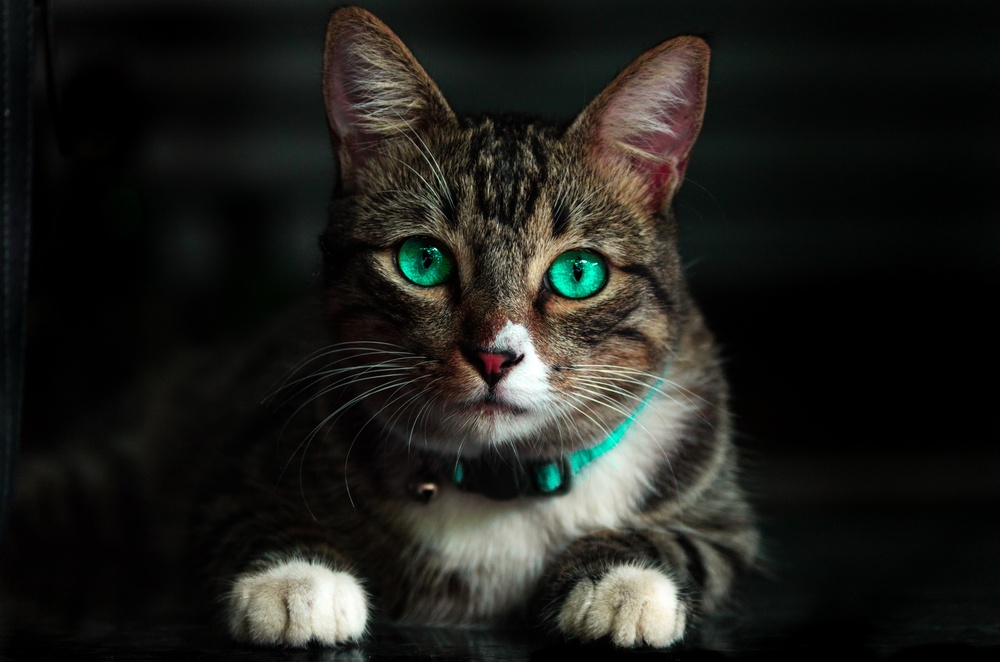
#> input picture Photos/1.jpg, 1000 x 662 px, shrunk from 4928 x 3264 before the run
$ python thresh.py
#> lines starting #> are read from the running program, lines starting #| are printed output that depends on the picture; after the words box and inside, x2 and y2 are one past the last pixel; in counts of white or black regions, pixels touching at a corner belong together
import cv2 as cv

img = cv.imread('Photos/1.jpg')
#> img is the input picture: shape (662, 1000, 3); mean B, G, R 27.9, 31.9, 31.8
cv.imshow('Image', img)

gray = cv.cvtColor(img, cv.COLOR_BGR2GRAY)
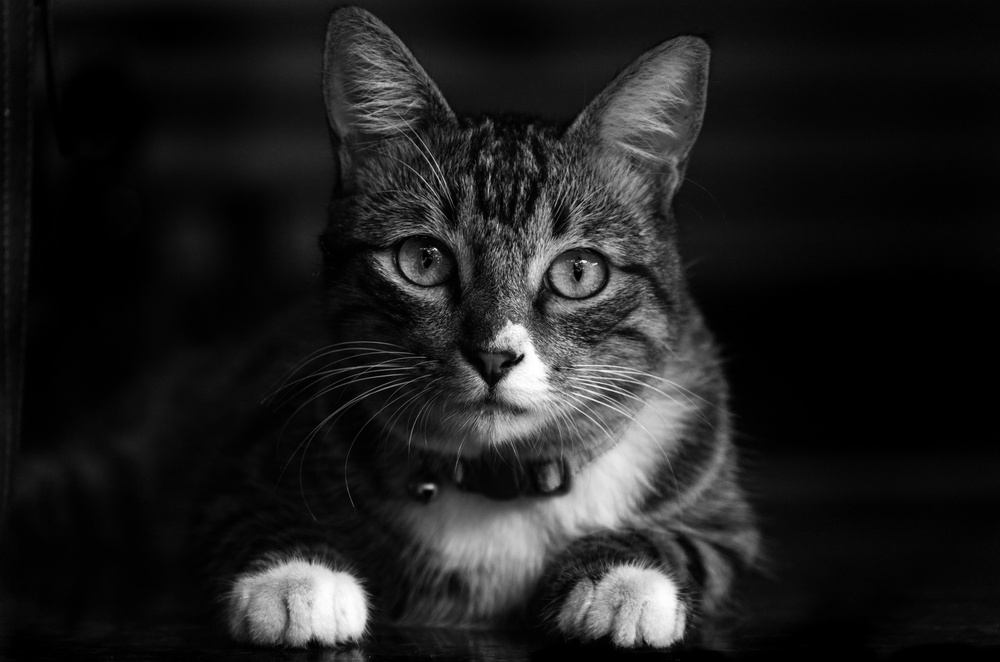
#> gray: shape (662, 1000); min 0, max 255, mean 31.5
cv.imshow('Gray', gray)

# Simple Thresholding
threshold, thresh = cv.threshold(gray, 150, 255, cv.THRESH_BINARY)
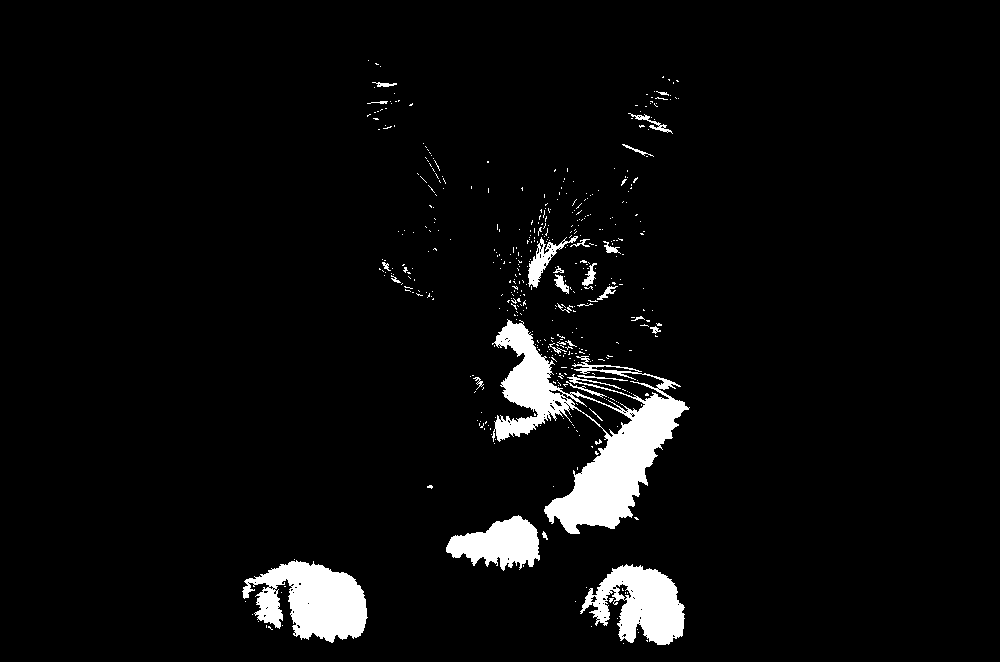
#> thresh: shape (662, 1000); 4.8% white; 464 white regions (434 under 20 px), largest, box (x1, y1, x2, y2) and area: (492, 319, 690, 534) 13517, (242, 560, 368, 643) 6392, (580, 564, 685, 645) 4952
# thresh is the thresholded image of the binarized images
# threshold is the same value that you pass is returned
cv.imshow('Thresholding', thresh)

threshold, thresh_inv = cv.threshold(gray, 150, 255, cv.THRESH_BINARY_INV)
cv.imshow('Thresholding Inverse', thresh_inv)

# Adaptive Thresholding
adaptive_thresh = cv.adaptiveThreshold(
    gray, 255, cv.ADAPTIVE_THRESH_MEAN_C, cv.THRESH_BINARY, 11, 2)
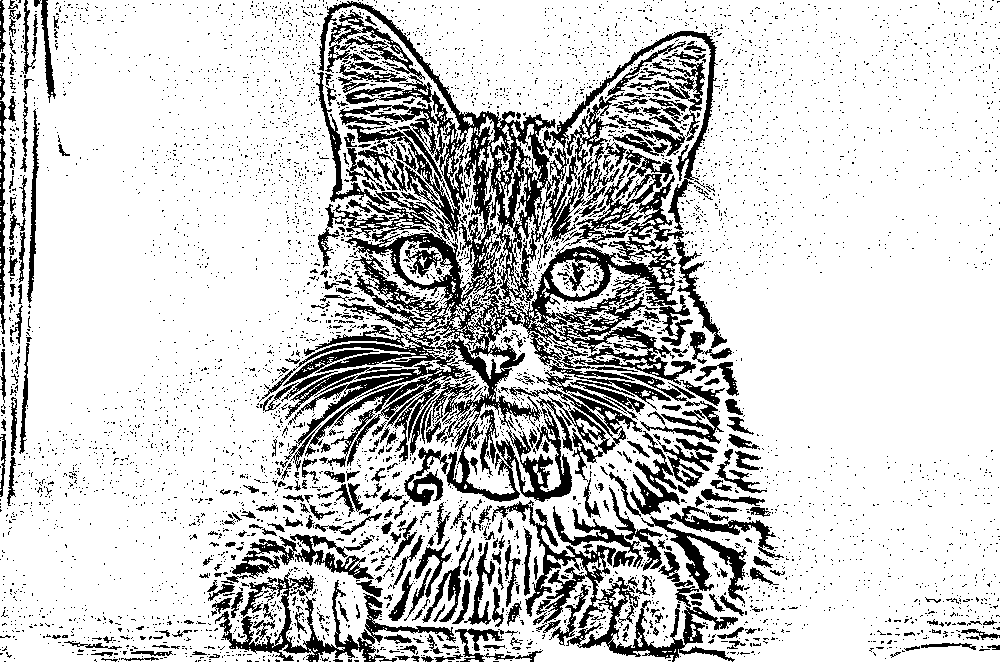
#> adaptive_thresh: shape (662, 1000); 79.8% white; 5207 black regions (4826 under 20 px), largest, box (x1, y1, x2, y2) and area: (259, 1, 727, 502) 55245, (492, 500, 738, 662) 6176, (215, 572, 456, 662) 4278
cv.imshow('Adaptive Thresholding', adaptive_thresh)

cv.waitKey(0)

$ run again, with Photos/2.jpg copied over Photos/1.jpg
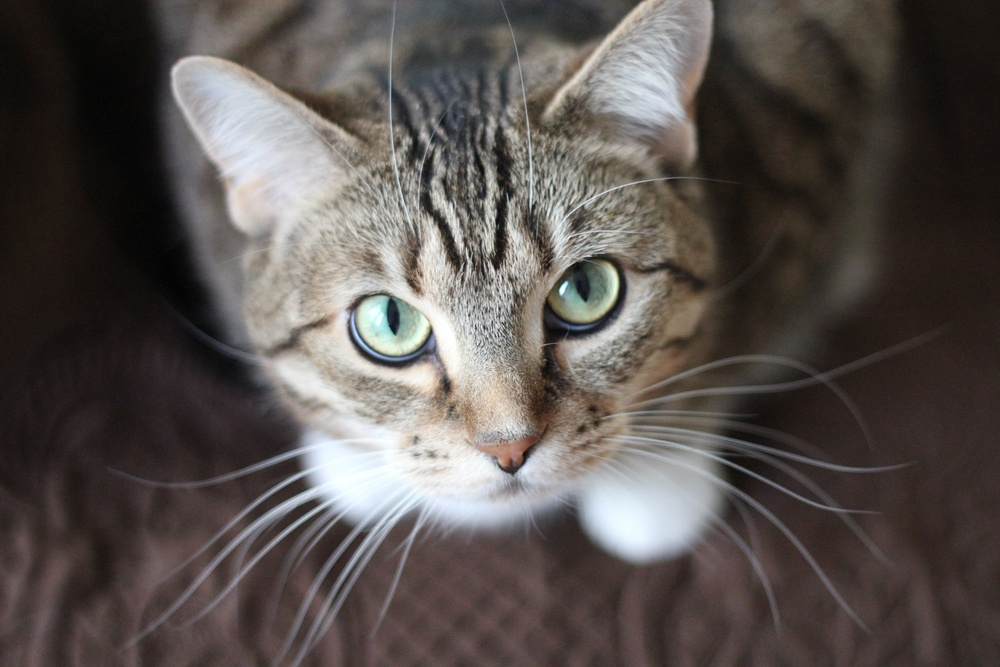
#> input picture Photos/2.jpg, 1000 x 667 px, shrunk from 3456 x 2304 before the run
#> img is the input picture: shape (667, 1000, 3); mean B, G, R 79.1, 82.2, 88.8
#> `threshold, thresh = cv.threshold(gray, 150, 255, cv.THRESH_BINARY)`:
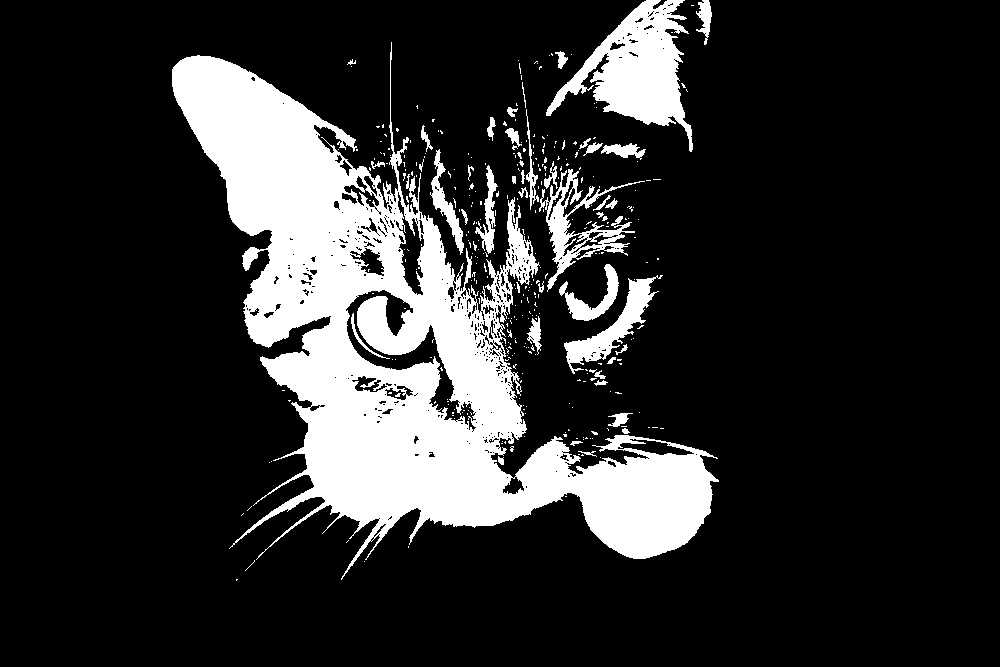
#> thresh: shape (667, 1000); 17.7% white; 352 white regions (308 under 20 px), largest, box (x1, y1, x2, y2) and area: (172, 42, 719, 580) 96187, (546, 0, 693, 152) 9160, (539, 169, 645, 292) 2968
#> `adaptive_thresh = cv.adaptiveThreshold( gray, 255, cv.ADAPTIVE_THRESH_..`:
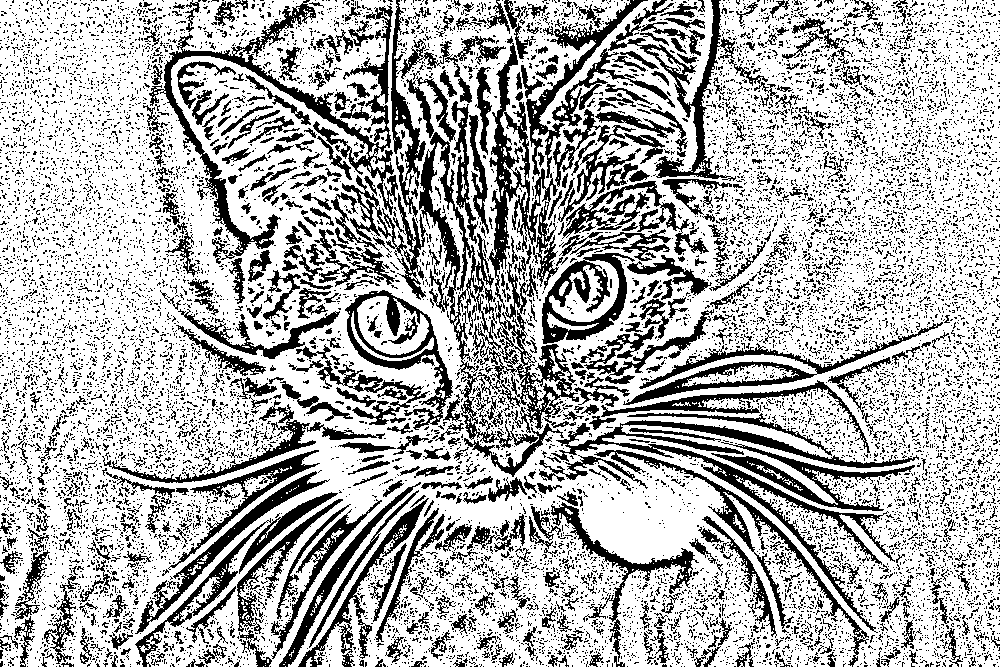
#> adaptive_thresh: shape (667, 1000); 70% white; 14168 black regions (13440 under 20 px), largest, box (x1, y1, x2, y2) and area: (419, 132, 579, 443) 8794, (149, 0, 398, 260) 7883, (487, 0, 648, 309) 7576

$ run again, with Photos/3.jpg copied over Photos/1.jpg
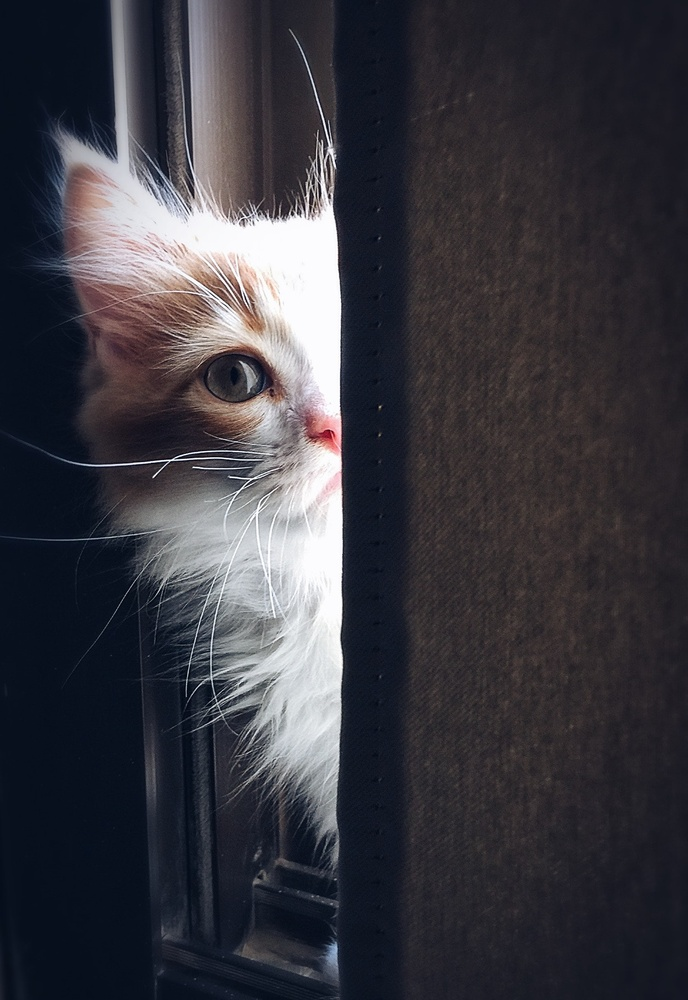
#> input picture Photos/3.jpg, 688 x 1000 px, shrunk from 1239 x 1800 before the run
#> img is the input picture: shape (1000, 688, 3); mean B, G, R 64, 56.9, 57.8
#> `threshold, thresh = cv.threshold(gray, 150, 255, cv.THRESH_BINARY)`:
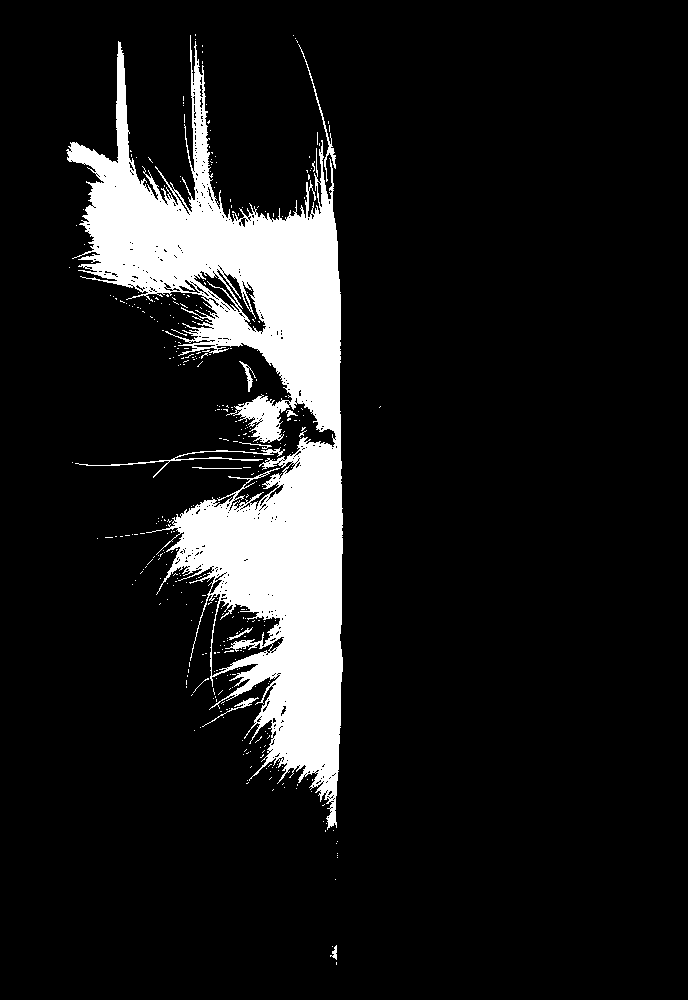
#> thresh: shape (1000, 688); 10.9% white; 365 white regions (354 under 20 px), largest, box (x1, y1, x2, y2) and area: (66, 35, 343, 830) 72968, (75, 447, 285, 478) 512, (298, 44, 336, 182) 317
#> `adaptive_thresh = cv.adaptiveThreshold( gray, 255, cv.ADAPTIVE_THRESH_..`:
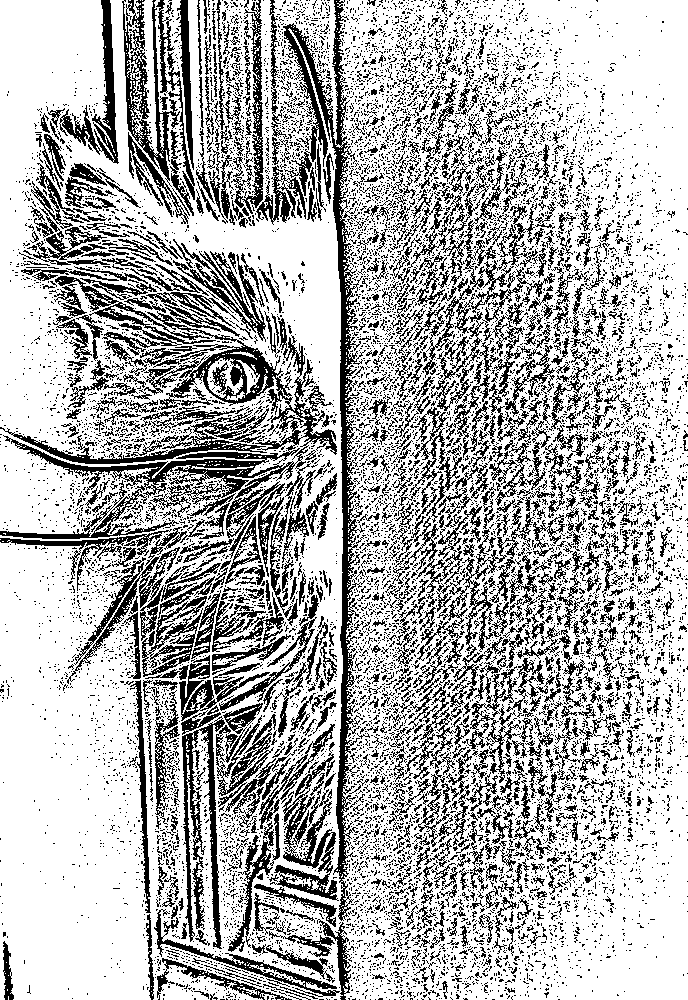
#> adaptive_thresh: shape (1000, 688); 70.7% white; black in thin lines or dots

$ run again, with Photos/4.jpg copied over Photos/1.jpg
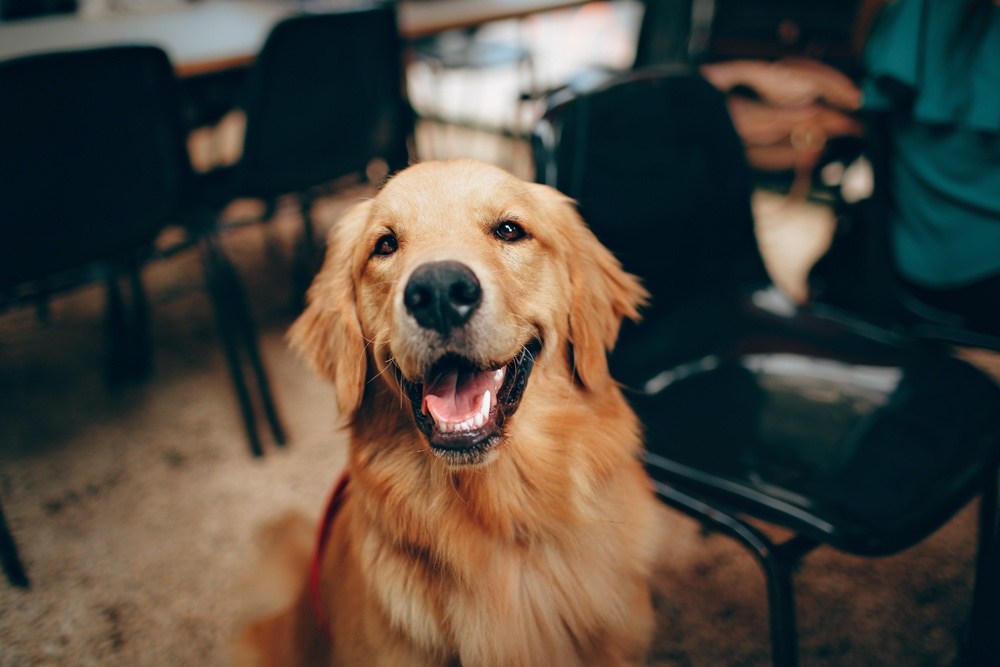
#> input picture Photos/4.jpg, 1000 x 667 px, shrunk from 5257 x 3505 before the run
#> img is the input picture: shape (667, 1000, 3); mean B, G, R 62, 71.4, 77.6
#> `threshold, thresh = cv.threshold(gray, 150, 255, cv.THRESH_BINARY)`:
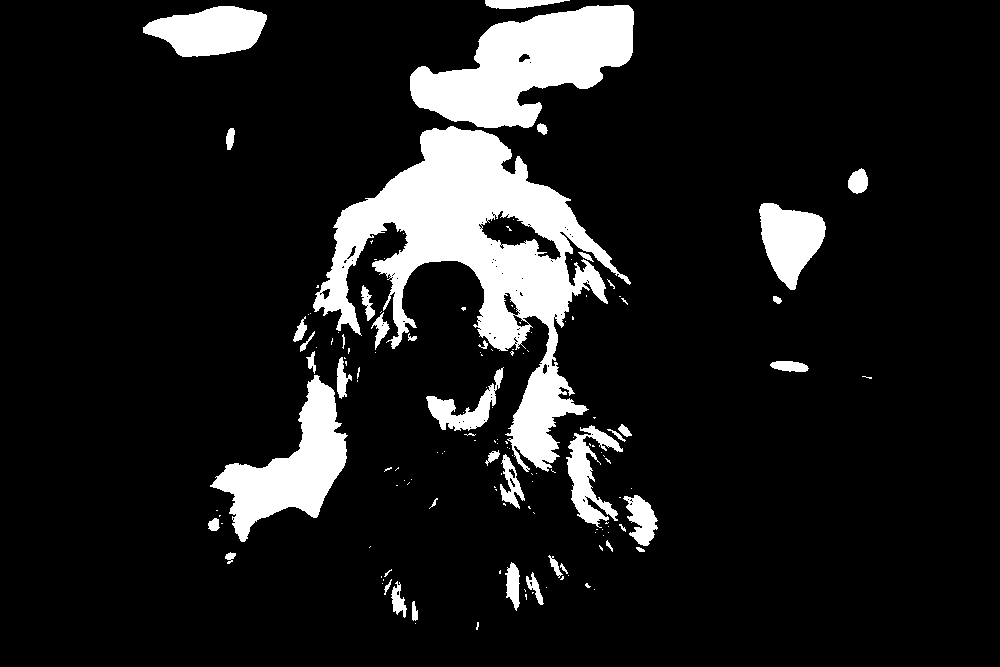
#> thresh: shape (667, 1000); 11.7% white; 147 white regions (104 under 20 px), largest, box (x1, y1, x2, y2) and area: (313, 126, 631, 472) 35075, (410, 5, 634, 128) 15568, (210, 375, 348, 542) 8887
#> `adaptive_thresh = cv.adaptiveThreshold( gray, 255, cv.ADAPTIVE_THRESH_..`:
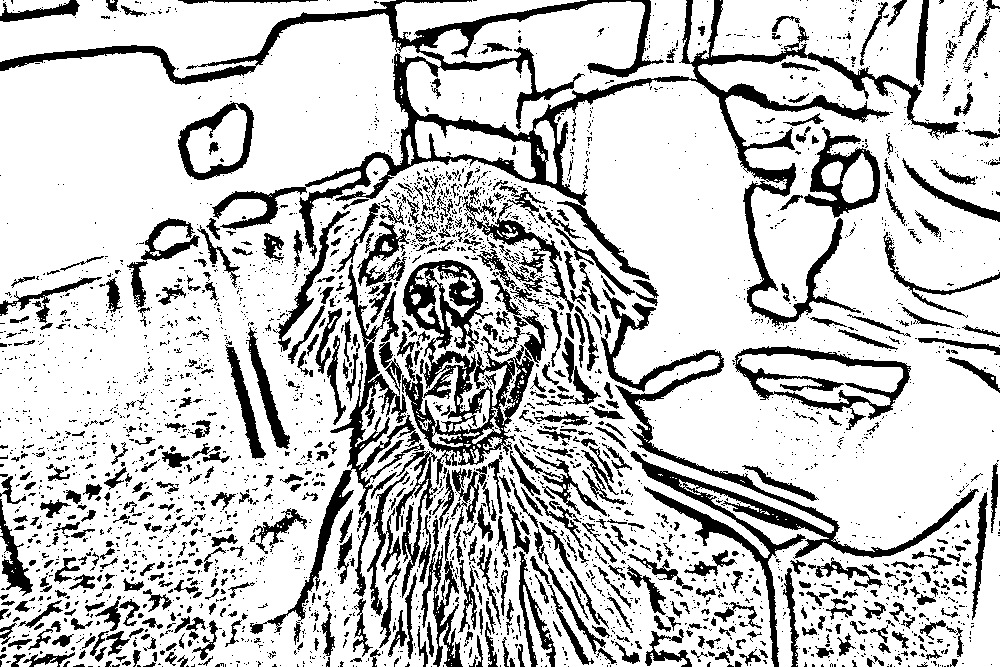
#> adaptive_thresh: shape (667, 1000); 77.9% white; 3239 black regions (2624 under 20 px), largest, box (x1, y1, x2, y2) and area: (0, 0, 960, 327) 27145, (601, 288, 979, 667) 10865, (402, 260, 549, 485) 10182
